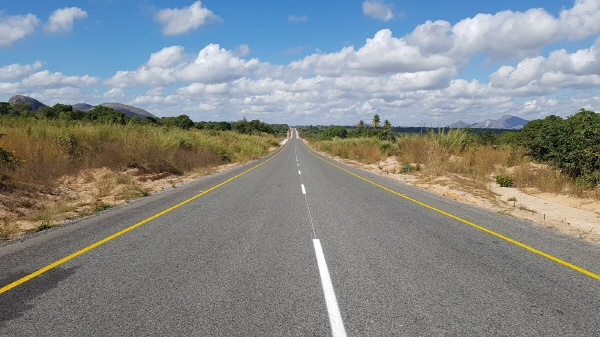
#> input picture road_lane_detection_module/test.jpeg, 600 x 337 px, given in place of vod_test.mp4, which was not available
$ python road_lane_detection_module.py
#> lines starting #> are read from the running program, lines starting #| are printed output that depends on the picture; after the words box and inside, x2 and y2 are one past the last pixel; in counts of white or black regions, pixels touching at a corner belong together; pictures that were not available may be replaced by others from this repository, and a replacement may not be noted
import cv2
import numpy as np
from matplotlib import pyplot as plt
import math

roi_left_bottom = (0,889)
roi_left_top = (274, 0)
roi_right_bottom = (1570, 889)
roi_right_top =  (1894,0)

persp_left_bottom = (400,889)
persp_right_bottom = (1338,889)
persp_right_top = (956,650)
persp_left_top =  (850,655)

def roi_white_yellow_color_detect(src):
    #HSV color detection for yellow
    hsv = cv2.cvtColor(src, cv2.COLOR_BGR2HSV)

    roi_mask = np.zeros_like(src) #generate the empty image with size of function source, used for ROI setting
    #get width(x) and height(y) of image(src) - tuple
    (y, x) = (src.shape[0], src.shape[1])
    #set roi shape position
    #pts = np.array([[(0,y),(x,y),((2.5/6)*x,y*(1/2)),((3.5/6)*x,y*(1/2))]], dtype=np.int32)
    cv2.rectangle(roi_mask, roi_left_bottom,roi_left_top, (255,255,255), -1)
    cv2.rectangle(roi_mask, roi_right_bottom,roi_right_top,(255,255,255), -1)

    #points for perspective transform
    #pts1 = np.array([[0,y],[x,y],[(2.5/6)*x,y/2],[(3.5/6)*x,y/2]], dtype = np.float32)
    #overlap source and roi mask
    mul = cv2.bitwise_and(src, roi_mask)
    #mask generation for white
    mask_white = cv2.inRange(mul, (140, 140, 140),(255,255,255))
    #mask generation for yellow
    mask_yellow = cv2.inRange(mul, (18, 94, 140),(48, 255, 255))

    #Bitwhie and mask with original image color
    filter_white = cv2.bitwise_and(mul, mul, mask=mask_white)
    filter_yellow = cv2.bitwise_and(mul, mul, mask=mask_yellow)

    #add white and yellow filter in the filtered numpy array
    filtered = cv2.bitwise_or(filter_white, filter_yellow)
    #cv2.imshow('tiltered1',mul)
    #cv2.imshow('tiltered',filtered)
    return filtered


def Pers_transform(src):

    pts1 = np.array([[persp_left_bottom,persp_right_bottom,persp_right_top,persp_left_top]], dtype=np.float32)
    pts2 = np.array([[0,src.shape[0]],[src.shape[1],src.shape[0]],[src.shape[1],0],[0,0]],dtype=np.float32)
    #overlap source and roi mask

    perspective_matrix = cv2.getPerspectiveTransform(pts1, pts2)
    rev_pers_mat = cv2.getPerspectiveTransform(pts2, pts1)

    #image perspection
    persp = cv2.warpPerspective(src, perspective_matrix, (src.shape[1],src.shape[0]))

    #cv2.imshow('test2',thresh)
    #cv2.imshow('persp', persp)
    return persp, rev_pers_mat


def binaryzation(src):
    _gray = cv2.cvtColor(src, cv2.COLOR_BGR2GRAY)
    ret, thresh = cv2.threshold(_gray, 60, 255, cv2.THRESH_BINARY)

    return ret, thresh


def plothistogram(src):
    histogram = np.sum(src[src.shape[0]//2:,:], axis = 0)
    midpoint = np.int32(histogram.shape[0]/2)
    leftbase = np.argmax(histogram[:midpoint])
    rightbase = np.argmax(histogram[midpoint:])+ midpoint

    return leftbase, rightbase


#slide_window_search 알고리즘 출처 : https://moon-coco.tistory.com/entry/OpenCV%EC%B0%A8%EC%84%A0-%EC%9D%B8%EC%8B%9D
def slide_window_search(src, left_current, right_current):
    out_img = np.dstack((src, src, src))

    nwindows = 8
    window_height = np.int32(src.shape[0] / nwindows)
    nonzero = src.nonzero()
    nonzero_y = np.array(nonzero[0])
    nonzero_x = np.array(nonzero[1])
    margin = 100
    minpix = 50
    left_lane = []
    right_lane = []
    color = [0, 255, 0]
    thickness = 2

    for w in range(nwindows):
        win_y_low = src.shape[0] - (w+1)*window_height
        win_y_high = src.shape[0] - w*window_height
        win_xleft_low = left_current - margin
        win_xleft_high = left_current + margin
        win_xright_low = right_current - margin
        win_xright_high = right_current + margin

        cv2.rectangle(out_img,(win_xleft_low, win_y_low),(win_xleft_high, win_y_high),color, thickness)
        cv2.rectangle(out_img,(win_xright_low, win_y_low),(win_xright_high, win_y_high),color,thickness)
        good_left = ((nonzero_y >= win_y_low) & (nonzero_y < win_y_high)&(nonzero_x >= win_xleft_low)&(nonzero_x < win_xleft_high)).nonzero()[0]
        good_right = ((nonzero_y >= win_y_low)&(nonzero_y < win_y_high)&(nonzero_x >= win_xright_low)&(nonzero_x < win_xright_high)).nonzero()[0]
        left_lane.append(good_left)
        right_lane.append(good_right)

        cv2.imshow('sliding windows', out_img)

        if len(good_left)>minpix:
            left_current = np.int32(np.mean(nonzero_x[good_left]))
        if len(good_right) > minpix:
            right_current = np.int32(np.mean(nonzero_x[good_right]))

    left_lane = np.concatenate(left_lane)
    right_lane = np.concatenate(right_lane)

    leftx =nonzero_x[left_lane]
    lefty = nonzero_y[left_lane]
    rightx = nonzero_x[right_lane]
    righty = nonzero_y[right_lane]

    left_fit = np.polyfit(lefty, leftx, 2)
    right_fit = np.polyfit(righty, rightx, 2)

    ploty = np.linspace(0, src.shape[0] - 1, src.shape[0])
    left_fitx = left_fit[0]*ploty**2 + left_fit[1]*ploty + left_fit[2]
    right_fitx = right_fit[0]*ploty**2 + right_fit[1]*ploty + right_fit[2]

    ltx = np.trunc(left_fitx)
    rtx = np.trunc(right_fitx)

    out_img[nonzero_y[left_lane], nonzero_x[left_lane]] = [255, 0, 0]
    out_img[nonzero_y[right_lane], nonzero_x[right_lane]] = [0, 0, 255]

    # [6 lines of commented-out code are left out]

    ret={'left_fitx' : ltx, 'right_fitx' : rtx, 'ploty':ploty}

    return ret


# [57 lines left out: function draw_lane_line, not called in this run]


cap = cv2.VideoCapture('C:/Users/Administrator/Desktop/Self-driving-toy-car-using-ML-CV-/road_lane_detection_module/vod_test.mp4')

while(True):
    con, vod = cap.read()
#> vod is the input picture: shape (337, 600, 3); mean B, G, R 137.8, 137.7, 132.6

    if con == False:
        continue

    try:
        persp, rev_pers_mat = Pers_transform(vod)  #pers_transform(src)[0] : return perspected image , pers_transform(src)[1] = return reverse perspection matrix
#> in Pers_transform, `persp = cv2.warpPerspective(src, perspective_matrix, (src.shape[1],src..`: persp: shape (337, 600, 3); every value is 0
#> rev_pers_mat = [[0.143, -2.38, 850], [-0.031, -1.62, 655], [-3.49e-05, -0.00261, 1]]
        test=roi_white_yellow_color_detect(persp)
#> in roi_white_yellow_color_detect, `cv2.rectangle(roi_mask, roi_left_bottom,roi_left_top, (255,255,255), -1)`:
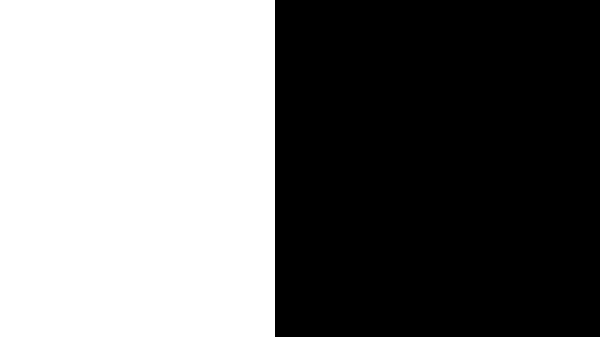
#> roi_mask: shape (337, 600, 3); 45.8% white; 1 white region, box (x1, y1, x2, y2) and area: (0, 0, 275, 337) 92675
#> in roi_white_yellow_color_detect, `mask_white = cv2.inRange(mul, (140, 140, 140),(255,255,255))`: mask_white: shape (337, 600); every value is 0
        bin_img = binaryzation(test)[1]  #binarization(src)[1] : return the binarized image
        leftbase, rightbase = plothistogram(bin_img)
#> in plothistogram, `histogram = np.sum(src[src.shape[0]//2:,:], axis = 0)`: histogram = 600 values from 0 to 0
#> in plothistogram, `leftbase = np.argmax(histogram[:midpoint])`: leftbase = 0
#> in plothistogram, `rightbase = np.argmax(histogram[midpoint:])+ midpoint`: rightbase = 300
#> leftbase = 0; rightbase = 300
        ret = slide_window_search(bin_img, leftbase, rightbase)
#> in slide_window_search, `nonzero = src.nonzero()`: nonzero = (empty array, empty array)
#> in slide_window_search, `nonzero_y = np.array(nonzero[0])`: nonzero_y = empty array
#> the loop in slide_window_search, `for w in range(nwindows):` made 8 passes
#> pass 1, in slide_window_search, `cv2.imshow('sliding windows', out_img)`:
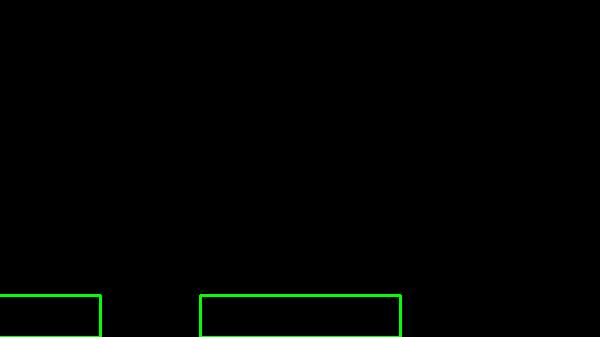
#> window 'sliding windows': shape (337, 600, 3); mean B, G, R 0, 2, 0
#> pass 2, in slide_window_search, `cv2.imshow('sliding windows', out_img)`:
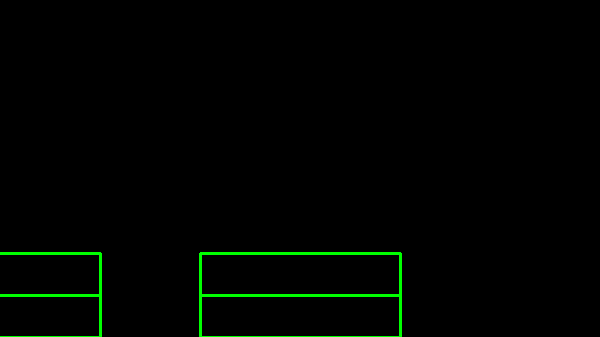
#> window 'sliding windows': shape (337, 600, 3); mean B, G, R 0, 3.6, 0
#> after the loop in slide_window_search, `for w in range(nwindows):`:
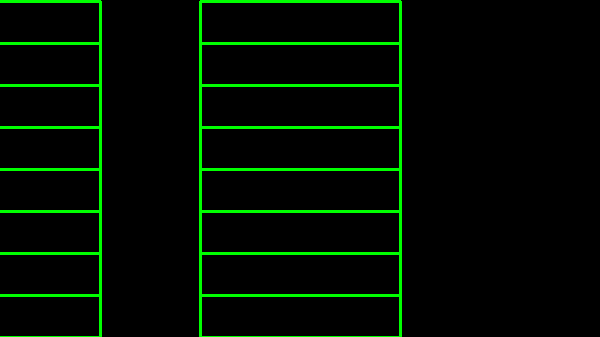
#> out_img: shape (337, 600, 3); mean of channels 0, 1, 2 0, 13.2, 0; drawn as B, G, R
#> after the loop in slide_window_search, `for w in range(nwindows):`: left_lane = [empty array, empty array, empty array, empty array, empty array, empty array, empty array, empty array]; right_lane has the same summary as left_lane
#> in slide_window_search, `left_lane = np.concatenate(left_lane)`: left_lane = empty array
        pts_mean, result, angle = draw_lane_line(vod, bin_img, rev_pers_mat , ret)
        cv2.imshow('result', result)
    except:
        continue

    if cv2.waitKey(1)&0xFF == 27:
        break

cv2.waitKey(0)

cap.release()
cv2.destroyAllWindows()
